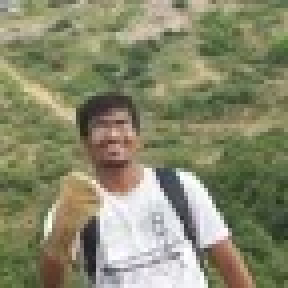
%> input picture home_works/Q10_a/me2.jpg, 72 x 72 px (shown 4 times larger)
$ octave HW12Q2.m   (GNU Octave 9; MATLAB toolbox functions it lacks are replaced by stand-ins)
%> lines starting %> are read from the running program, lines starting %| are printed output that depends on the picture
close ALL;
image = rgb2gray(imread('me2.jpg'));
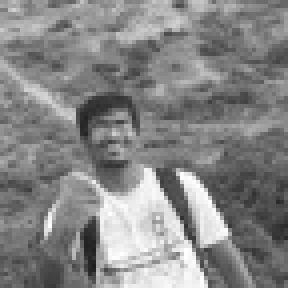
%> image: size 72x72 uint8 (shown 4 times larger); min 30, max 255, mean 133.4
mean_filter = fspecial('average');
MSE_whole = zeros(1,10);
PSNR = zeros(1,10);
it = 1;
for xx = 1:10
	image = rgb2gray(imread('me2.jpg'));
	noisy_i = imnoise (image, 'gaussian' , 0 , xx / 10);
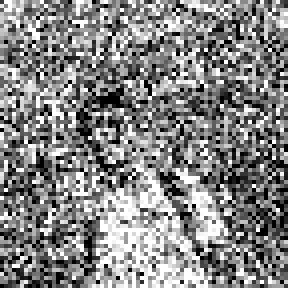
%> noisy_i: size 72x72 uint8 (shown 4 times larger); min 0, max 255, mean 132.3
	filtered_i = imfilter (noisy_i, mean_filter);
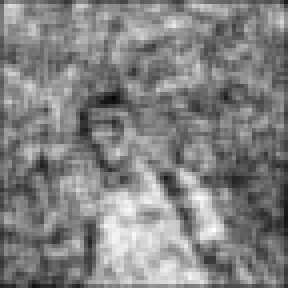
%> filtered_i: size 72x72 uint8 (shown 4 times larger); min 5, max 253, mean 129.8
	[x , y] = size(filtered_i);
%> x = 72; y = 72
	errors = double(filtered_i);
	filtered_i = double(filtered_i);
	image = double(image);
%> image: size 72x72 double
	MAX = max(max(image));
%> MAX = 255
	for i = 1:x
		for j = 1:x
			errors(i,j) = (filtered_i(i,j) - image(i,j)) .^ 2;
		end
    end
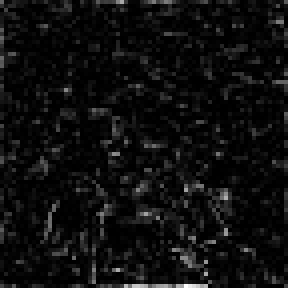
%> errors: size 72x72 double (shown 4 times larger); min 0, max 16129, mean 921.5; drawn with min black and max white
	MSE = sum(sum(errors));
%> MSE = 4777063
	MSE = MSE / (x * y);
%> MSE = 921.5
	MSE = sqrt(MSE);
%> MSE = 30.36
	MSE_whole(xx) = MSE;
	PSNR(xx) = 10 * log10 ( MAX / MSE );
end
figure, plot(PSNR);
%> after `plot(PSNR)`:
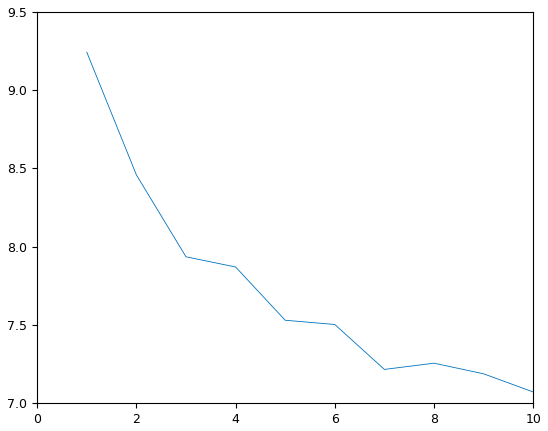
%> figure redrawn from the program's plot data; curve peaks at x = 1, y = 9.24
figure, plot(MSE_whole);
%> after `plot(MSE_whole)`:
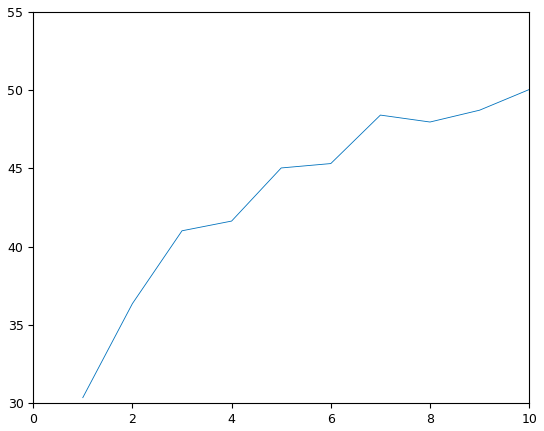
%> figure redrawn from the program's plot data; curve peaks at x = 10, y = 50.04
